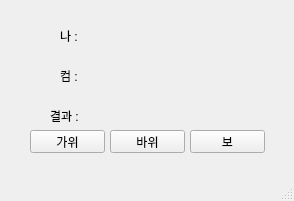
<?xml version="1.0" encoding="UTF-8"?>
<ui version="4.0">
 <class>MainWindow</class>
 <widget class="QMainWindow" name="MainWindow">
  <property name="geometry">
   <rect>
    <x>0</x>
    <y>0</y>
    <width>294</width>
    <height>201</height>
   </rect>
  </property>
  <property name="windowTitle">
   <string>MainWindow</string>
  </property>
  <widget class="QWidget" name="centralwidget">
   <widget class="QLabel" name="lbl1">
    <property name="geometry">
     <rect>
      <x>60</x>
      <y>30</y>
      <width>56</width>
      <height>12</height>
     </rect>
    </property>
    <property name="text">
     <string>나 : </string>
    </property>
   </widget>
   <widget class="QLabel" name="lbl3">
    <property name="geometry">
     <rect>
      <x>60</x>
      <y>70</y>
      <width>56</width>
      <height>12</height>
     </rect>
    </property>
    <property name="text">
     <string>컴 : </string>
    </property>
   </widget>
   <widget class="QLabel" name="lbl4">
    <property name="geometry">
     <rect>
      <x>130</x>
      <y>70</y>
      <width>56</width>
      <height>12</height>
     </rect>
    </property>
    <property name="text">
     <string/>
    </property>
   </widget>
   <widget class="QLabel" name="lbl2">
    <property name="geometry">
     <rect>
      <x>130</x>
      <y>30</y>
      <width>56</width>
      <height>12</height>
     </rect>
    </property>
    <property name="text">
     <string/>
    </property>
   </widget>
   <widget class="QPushButton" name="pb1">
    <property name="geometry">
     <rect>
      <x>30</x>
      <y>130</y>
      <width>75</width>
      <height>23</height>
     </rect>
    </property>
    <property name="text">
     <string>가위</string>
    </property>
   </widget>
   <widget class="QPushButton" name="pb2">
    <property name="geometry">
     <rect>
      <x>110</x>
      <y>130</y>
      <width>75</width>
      <height>23</height>
     </rect>
    </property>
    <property name="text">
     <string>바위</string>
    </property>
   </widget>
   <widget class="QLabel" name="lbl5">
    <property name="geometry">
     <rect>
      <x>50</x>
      <y>110</y>
      <width>56</width>
      <height>12</height>
     </rect>
    </property>
    <property name="text">
     <string>결과 : </string>
    </property>
   </widget>
   <widget class="QLabel" name="lbl6">
    <property name="geometry">
     <rect>
      <x>130</x>
      <y>110</y>
      <width>56</width>
      <height>12</height>
     </rect>
    </property>
    <property name="text">
     <string/>
    </property>
   </widget>
   <widget class="QPushButton" name="pb3">
    <property name="geometry">
     <rect>
      <x>190</x>
      <y>130</y>
      <width>75</width>
      <height>23</height>
     </rect>
    </property>
    <property name="text">
     <string>보</string>
    </property>
   </widget>
  </widget>
  <widget class="QMenuBar" name="menubar">
   <property name="geometry">
    <rect>
     <x>0</x>
     <y>0</y>
     <width>294</width>
     <height>21</height>
    </rect>
   </property>
  </widget>
  <widget class="QStatusBar" name="statusbar"/>
 </widget>
 <resources/>
 <connections/>
</ui>
